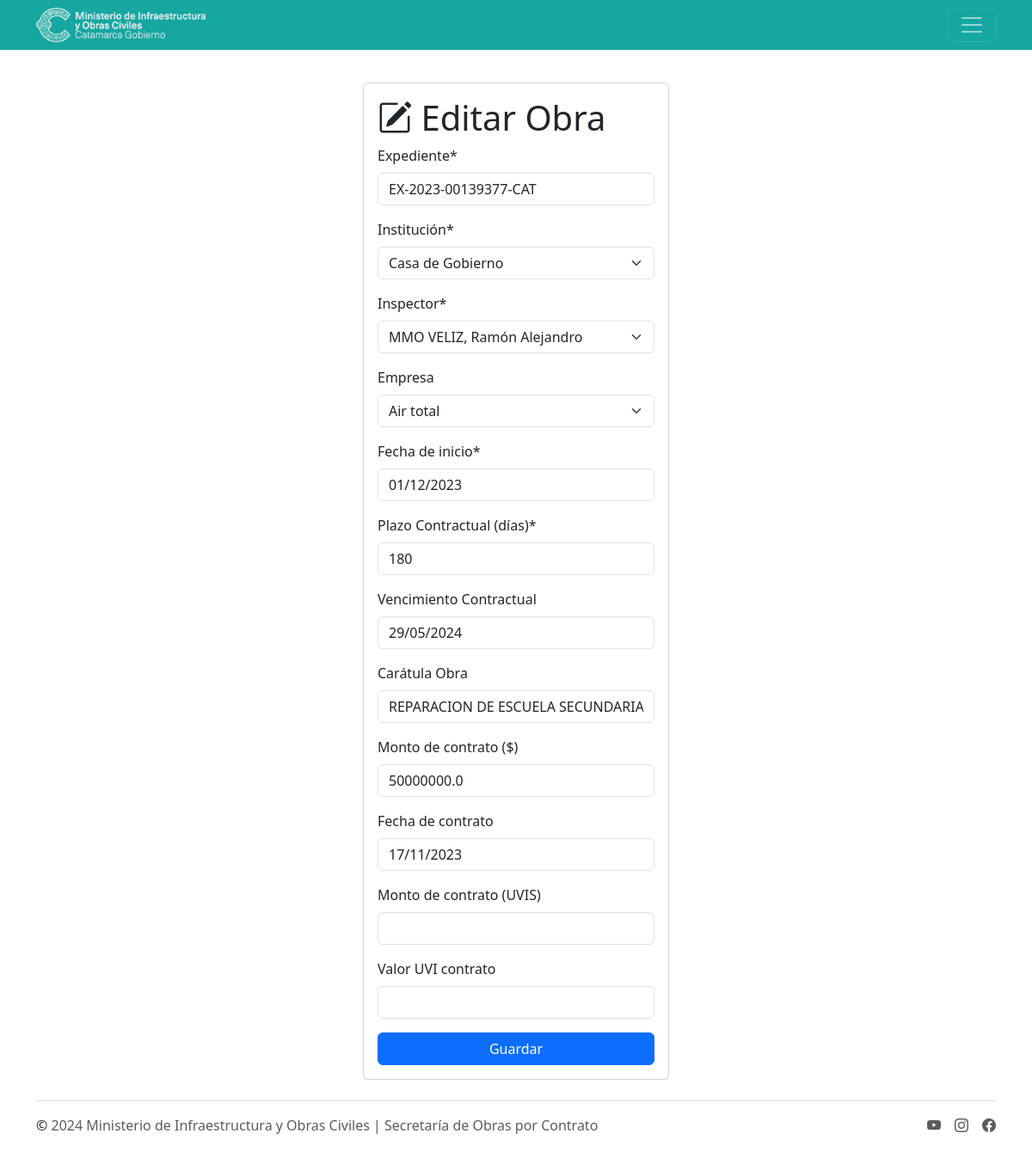
The page /soc/obras/5/editar/ (signed in) on the database as committed earlier.
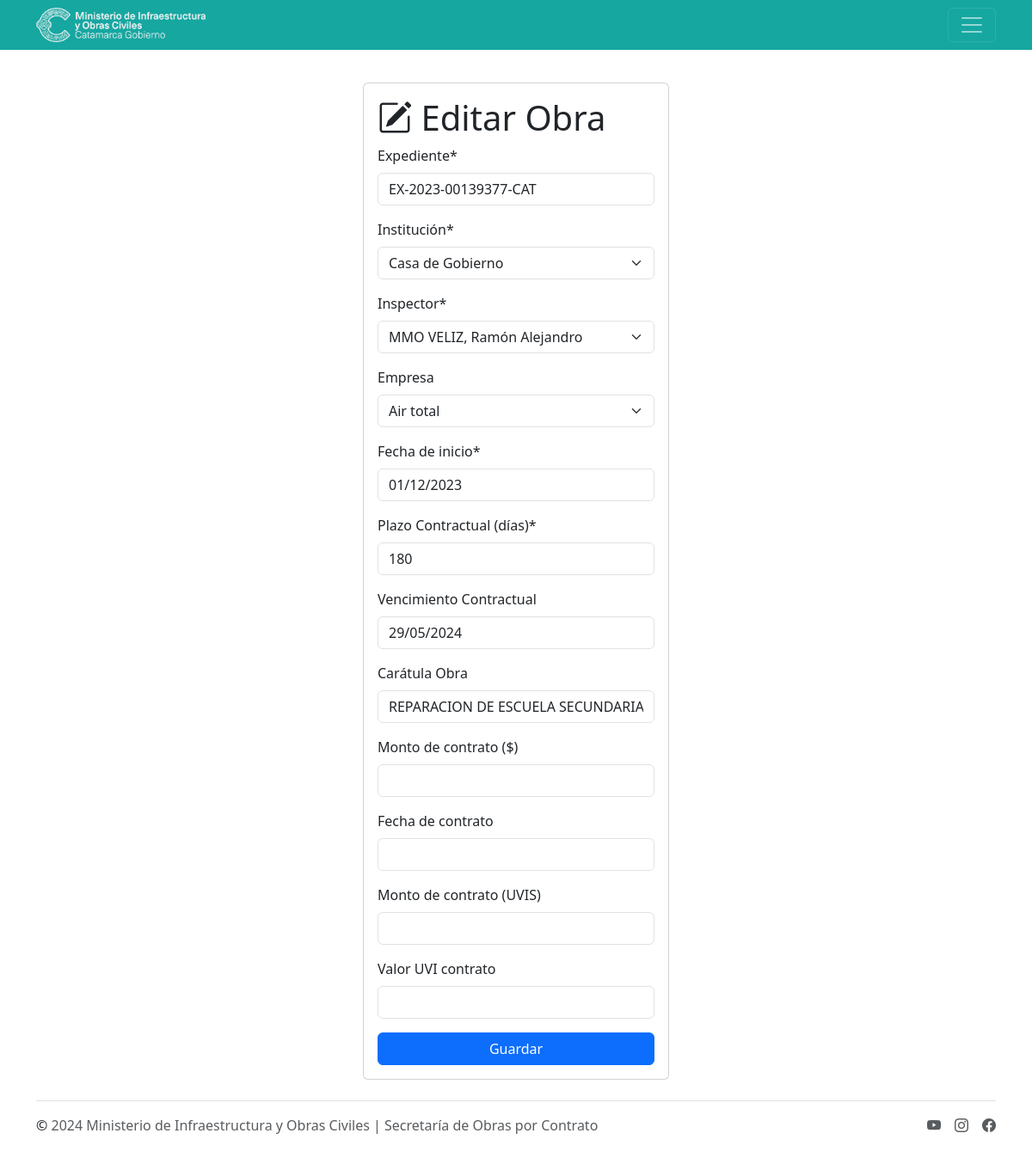
The same page on the database as committed later.
### mioc/models.py (models this page shows, shortened)
class Obras(models.Model):
    id = models.BigAutoField(
        auto_created=True, primary_key=True, serialize=False, verbose_name='ID')
    expedientes = models.CharField(max_length=30, verbose_name='Expediente')
    codObra = models.CharField(
        max_length=200, verbose_name='Cod. Obra', editable=False, blank=True, null=True)
    institucion = models.ForeignKey(
        Instituciones, on_delete=models.CASCADE, verbose_name='Institución')
    inspector = models.ForeignKey(
        Inspectores, on_delete=models.CASCADE, verbose_name='Inspector')
    empresa = models.ForeignKey(
        Empresas, on_delete=models.CASCADE, verbose_name='Empresa', blank=True, null=True)
    inicio = models.DateField(verbose_name='Fecha de inicio')
    uvi = models.ForeignKey(Uvis, on_delete=models.CASCADE,
                            verbose_name='Uvi', editable=False, blank=True, null=True)
    plazo = models.IntegerField(verbose_name='Plazo Contractual (días)')
    vencimiento_contractual = models.DateField(
        verbose_name='Vencimiento Contractual', blank=True, null=True)
    nombre_obra = models.CharField(
        max_length=250, verbose_name='Carátula Obra', null=True, blank=True)
    monto_contrato = models.FloatField(
        verbose_name='Monto de contrato ($)', blank=True, null=True)
    fecha_cotrato = models.DateField(
        verbose_name='Fecha de contrato', blank=True, null=True)
    monto_uvi = models.FloatField(
        verbose_name='Monto de contrato (UVIS)', blank=True, null=True)
    valor_uvi_contrato = models.FloatField(
        verbose_name='Valor UVI contrato', blank=True, null=True)
    class Meta:
        verbose_name = 'Obra'
        verbose_name_plural = 'Obras'
        ordering = ['institucion']

### mioc/views.py (the view, shortened to what this page needs)
# urls.py: path('obras/<int:pk>/editar/',login_required(views.editar_obra), name='editar_obra'),
def editar_obra(request, pk):
    obra = get_object_or_404(Obras, pk=pk)
    if request.method == 'GET':
        form = ObraFormAll(instance=obra)
        return render(request, 'obra_editar.html', {
            'form': form
        })

### mioc/forms.py
class ObraFormAll(ModelForm):
    class Meta:
        model = Obras
        fields = '__all__'

### mioc/models.py (called while the page is built)
    def __str__(self):
        return self.name

    def __str__(self):
        return self.name

    def __str__(self):
        return self.fullname

### mioc/templates/obra_editar.html (shortened to what this page needs)
{% extends 'layouts/base.html' %}
{% block content %}
{% load crispy_forms_tags %}
<main class="container">
    <div class="row">
        <div class="col-md-4 offset-md-4 mt-5">
            <form method="POST" class="card card-body">
                <h1><i class="bi bi-pencil-square"></i> Editar Obra</h1>
                {{form|crispy }}
                <button class="btn btn-primary">
                    Guardar
                </button>
            </form>
        </div>
    </div>
</main>
{% endblock %}

Rows that differ between the two databases and show on the page:
changed Obras "Casa de Gobierno": monto_contrato "50000000.0" → (not shown); fecha_cotrato "17/11/2023" → (not shown)
